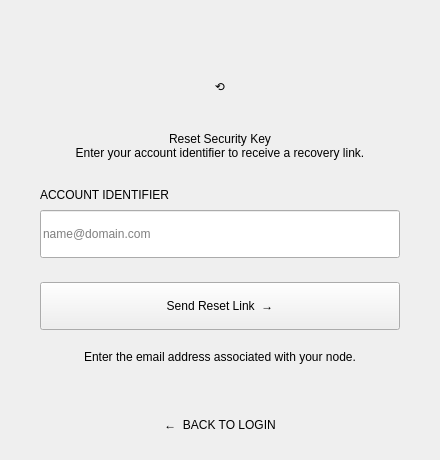
<?xml version="1.0" encoding="UTF-8"?>
<ui version="4.0">
 <class>ResetPwd</class>
 <widget class="QWidget" name="ResetPwd">
  <property name="objectName">
   <string>resetPwdPageRoot</string>
  </property>
  <layout class="QVBoxLayout" name="rootLayout">
   <property name="spacing">
    <number>0</number>
   </property>
   <property name="leftMargin">
    <number>0</number>
   </property>
   <property name="topMargin">
    <number>0</number>
   </property>
   <property name="rightMargin">
    <number>0</number>
   </property>
   <property name="bottomMargin">
    <number>0</number>
   </property>
   <item>
    <spacer name="topSpacer">
     <property name="orientation">
      <enum>Qt::Orientation::Vertical</enum>
     </property>
     <property name="sizeHint" stdset="0">
      <size>
       <width>20</width>
       <height>24</height>
      </size>
     </property>
    </spacer>
   </item>
   <item alignment="Qt::AlignmentFlag::AlignHCenter">
    <widget class="QFrame" name="resetPwdCard">
     <property name="minimumSize">
      <size>
       <width>440</width>
       <height>0</height>
      </size>
     </property>
     <property name="maximumSize">
      <size>
       <width>440</width>
       <height>16777215</height>
      </size>
     </property>
     <property name="frameShape">
      <enum>QFrame::Shape::NoFrame</enum>
     </property>
     <layout class="QVBoxLayout" name="cardLayout">
      <property name="spacing">
       <number>0</number>
      </property>
      <property name="leftMargin">
       <number>40</number>
      </property>
      <property name="topMargin">
       <number>36</number>
      </property>
      <property name="rightMargin">
       <number>40</number>
      </property>
      <property name="bottomMargin">
       <number>28</number>
      </property>
      <item alignment="Qt::AlignmentFlag::AlignHCenter">
       <widget class="QFrame" name="iconBadge">
        <property name="minimumSize">
         <size>
          <width>52</width>
          <height>52</height>
         </size>
        </property>
        <property name="maximumSize">
         <size>
          <width>52</width>
          <height>52</height>
         </size>
        </property>
        <property name="frameShape">
         <enum>QFrame::Shape::NoFrame</enum>
        </property>
        <layout class="QVBoxLayout" name="iconBadgeLayout">
         <property name="leftMargin">
          <number>0</number>
         </property>
         <property name="topMargin">
          <number>0</number>
         </property>
         <property name="rightMargin">
          <number>0</number>
         </property>
         <property name="bottomMargin">
          <number>0</number>
         </property>
         <property name="spacing">
          <number>0</number>
         </property>
         <item>
          <widget class="QLabel" name="iconGlyph">
           <property name="text">
            <string>⟲</string>
           </property>
           <property name="alignment">
            <set>Qt::AlignmentFlag::AlignCenter</set>
           </property>
          </widget>
         </item>
        </layout>
       </widget>
      </item>
      <item>
       <spacer name="afterIconSpacer">
        <property name="orientation">
         <enum>Qt::Orientation::Vertical</enum>
        </property>
        <property name="sizeType">
         <enum>QSizePolicy::Policy::Fixed</enum>
        </property>
        <property name="sizeHint" stdset="0">
         <size>
          <width>20</width>
          <height>20</height>
         </size>
        </property>
       </spacer>
      </item>
      <item>
       <widget class="QLabel" name="titleLabel">
        <property name="text">
         <string>Reset Security Key</string>
        </property>
        <property name="alignment">
         <set>Qt::AlignmentFlag::AlignCenter</set>
        </property>
       </widget>
      </item>
      <item>
       <widget class="QLabel" name="descriptionLabel">
        <property name="text">
         <string>Enter your account identifier to receive a recovery link.</string>
        </property>
        <property name="alignment">
         <set>Qt::AlignmentFlag::AlignCenter</set>
        </property>
        <property name="wordWrap">
         <bool>true</bool>
        </property>
       </widget>
      </item>
      <item>
       <spacer name="beforeFieldSpacer">
        <property name="orientation">
         <enum>Qt::Orientation::Vertical</enum>
        </property>
        <property name="sizeType">
         <enum>QSizePolicy::Policy::Fixed</enum>
        </property>
        <property name="sizeHint" stdset="0">
         <size>
          <width>20</width>
          <height>28</height>
         </size>
        </property>
       </spacer>
      </item>
      <item>
       <widget class="QLabel" name="accountFieldLabel">
        <property name="text">
         <string>ACCOUNT IDENTIFIER</string>
        </property>
       </widget>
      </item>
      <item>
       <spacer name="labelInputSpacer">
        <property name="orientation">
         <enum>Qt::Orientation::Vertical</enum>
        </property>
        <property name="sizeType">
         <enum>QSizePolicy::Policy::Fixed</enum>
        </property>
        <property name="sizeHint" stdset="0">
         <size>
          <width>20</width>
          <height>8</height>
         </size>
        </property>
       </spacer>
      </item>
      <item>
       <widget class="QLineEdit" name="accountInput">
        <property name="minimumSize">
         <size>
          <width>0</width>
          <height>48</height>
         </size>
        </property>
        <property name="placeholderText">
         <string>name@domain.com</string>
        </property>
        <property name="clearButtonEnabled">
         <bool>true</bool>
        </property>
       </widget>
      </item>
      <item>
       <spacer name="beforeButtonSpacer">
        <property name="orientation">
         <enum>Qt::Orientation::Vertical</enum>
        </property>
        <property name="sizeType">
         <enum>QSizePolicy::Policy::Fixed</enum>
        </property>
        <property name="sizeHint" stdset="0">
         <size>
          <width>20</width>
          <height>24</height>
         </size>
        </property>
       </spacer>
      </item>
      <item>
       <widget class="QPushButton" name="sendButton">
        <property name="minimumSize">
         <size>
          <width>0</width>
          <height>48</height>
         </size>
        </property>
        <property name="text">
         <string>Send Reset Link  →</string>
        </property>
        <property name="cursor">
         <cursorShape>PointingHandCursor</cursorShape>
        </property>
        <property name="focusPolicy">
         <enum>Qt::FocusPolicy::StrongFocus</enum>
        </property>
       </widget>
      </item>
      <item>
       <spacer name="beforeFooterNoteSpacer">
        <property name="orientation">
         <enum>Qt::Orientation::Vertical</enum>
        </property>
        <property name="sizeType">
         <enum>QSizePolicy::Policy::Fixed</enum>
        </property>
        <property name="sizeHint" stdset="0">
         <size>
          <width>20</width>
          <height>20</height>
         </size>
        </property>
       </spacer>
      </item>
      <item>
       <widget class="QLabel" name="footerNoteLabel">
        <property name="text">
         <string>Enter the email address associated with your node.</string>
        </property>
        <property name="alignment">
         <set>Qt::AlignmentFlag::AlignCenter</set>
        </property>
        <property name="wordWrap">
         <bool>true</bool>
        </property>
       </widget>
      </item>
     </layout>
    </widget>
   </item>
   <item>
    <spacer name="belowCardSpacer">
     <property name="orientation">
      <enum>Qt::Orientation::Vertical</enum>
     </property>
     <property name="sizeType">
      <enum>QSizePolicy::Policy::Fixed</enum>
     </property>
     <property name="sizeHint" stdset="0">
      <size>
       <width>20</width>
       <height>22</height>
      </size>
     </property>
    </spacer>
   </item>
   <item alignment="Qt::AlignmentFlag::AlignHCenter">
    <widget class="QPushButton" name="backToLoginButton">
     <property name="text">
      <string>←  BACK TO LOGIN</string>
     </property>
     <property name="flat">
      <bool>true</bool>
     </property>
     <property name="cursor">
      <cursorShape>PointingHandCursor</cursorShape>
     </property>
     <property name="focusPolicy">
      <enum>Qt::FocusPolicy::NoFocus</enum>
     </property>
    </widget>
   </item>
   <item>
    <spacer name="bottomSpacer">
     <property name="orientation">
      <enum>Qt::Orientation::Vertical</enum>
     </property>
     <property name="sizeHint" stdset="0">
      <size>
       <width>20</width>
       <height>24</height>
      </size>
     </property>
    </spacer>
   </item>
  </layout>
 </widget>
 <resources/>
 <connections/>
</ui>
